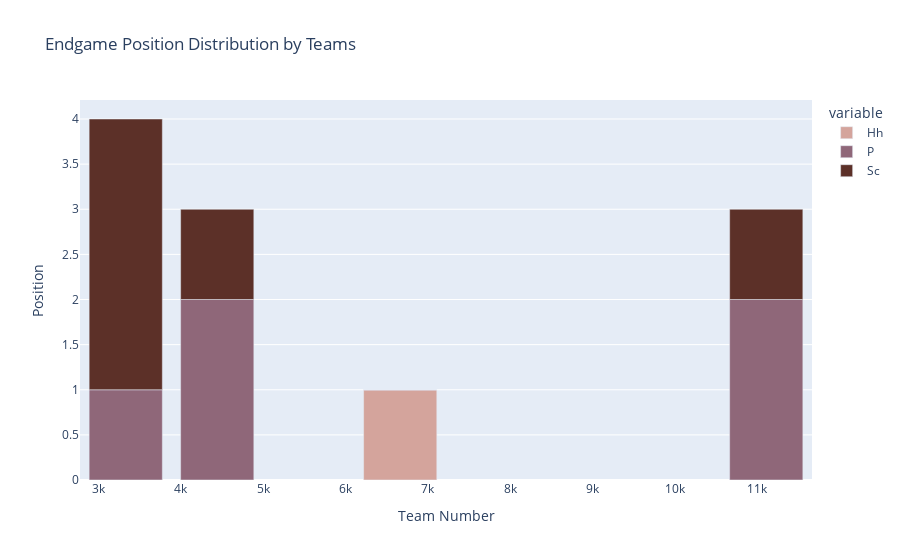
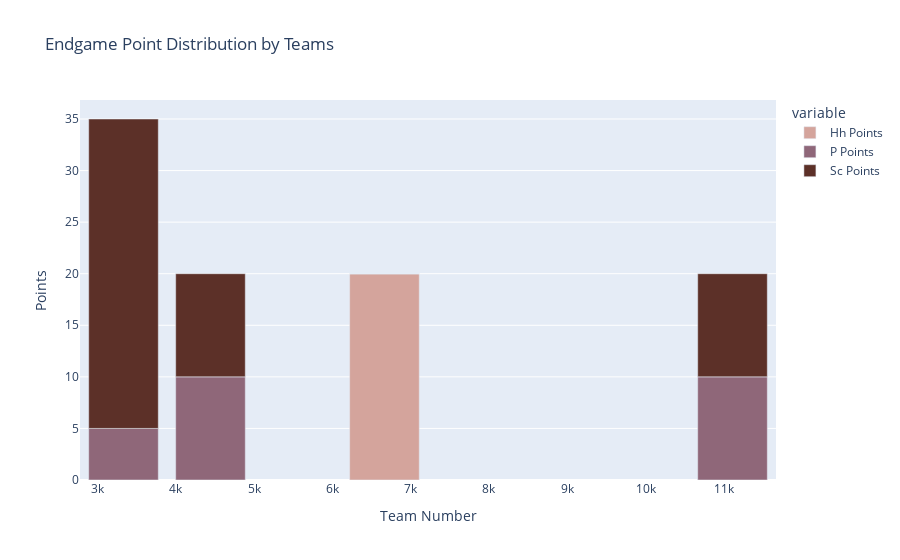

Write notebook code for charts like these, in order.
### Code cell
endgame_df = new_df.groupby("Team Number")["End Position(Endgame)"].value_counts().unstack(fill_value=0).reset_index()
endgame_df["Hh Points"] = endgame_df["Hh"] * 20
endgame_df["P Points"] = endgame_df["P"] * 5
endgame_df["Sc Points"] = endgame_df["Sc"] * 10

custom_colors = ["#D4A49C", "#8F6779", "#5C3028"]

fig_endgame_position_distrib = px.bar(endgame_df, x = "Team Number", y = ["Hh", "P", "Sc"], 
                                   title = "Endgame Position Distribution by Teams", 
                                     color_discrete_sequence=custom_colors)
fig_endgame_position_distrib.update_layout(
    yaxis_title = "Position"
)
fig_endgame_position_distrib.show()

fig_endgame_point_distrib = px.bar(endgame_df, x = "Team Number", y = ["Hh Points", "P Points", "Sc Points"],
                                   title = "Endgame Point Distribution by Teams",
                                  color_discrete_sequence=custom_colors)
fig_endgame_point_distrib.update_layout(  
    yaxis_title = "Points"      
)
fig_endgame_point_distrib.show()

### Figure 1 — Plotly figure (JSON) as saved in the notebook; plotly's stock layout.template omitted (floating-point values rounded to 4 significant figures)
{"data": [{"hovertemplate": "variable=Hh<br>Team Number=%{x}<br>value=%{y}<extra></extra>", "legendgroup": "Hh", "marker": {"color": "#D4A49C", "pattern": {"shape": ""}}, "name": "Hh", "orientation": "v", "showlegend": true, "textposition": "auto", "type": "bar", "x": [3333, 4444, 6666, 11111], "xaxis": "x", "y": [0, 0, 1, 0], "yaxis": "y"}, {"hovertemplate": "variable=P<br>Team Number=%{x}<br>value=%{y}<extra></extra>", "legendgroup": "P", "marker": {"color": "#8F6779", "pattern": {"shape": ""}}, "name": "P", "orientation": "v", "showlegend": true, "textposition": "auto", "type": "bar", "x": [3333, 4444, 6666, 11111], "xaxis": "x", "y": [1, 2, 0, 2], "yaxis": "y"}, {"hovertemplate": "variable=Sc<br>Team Number=%{x}<br>value=%{y}<extra></extra>", "legendgroup": "Sc", "marker": {"color": "#5C3028", "pattern": {"shape": ""}}, "name": "Sc", "orientation": "v", "showlegend": true, "textposition": "auto", "type": "bar", "x": [3333, 4444, 6666, 11111], "xaxis": "x", "y": [3, 1, 0, 1], "yaxis": "y"}], "layout": {"barmode": "relative", "legend": {"title": {"text": "variable"}, "tracegroupgap": 0}, "title": {"text": "Endgame Position Distribution by Teams"}, "xaxis": {"anchor": "y", "domain": [0, 1], "title": {"text": "Team Number"}}, "yaxis": {"anchor": "x", "domain": [0, 1], "title": {"text": "Position"}}}}

### Figure 2 — Plotly figure (JSON) as saved in the notebook; plotly's stock layout.template omitted (floating-point values rounded to 4 significant figures)
{"data": [{"hovertemplate": "variable=Hh Points<br>Team Number=%{x}<br>value=%{y}<extra></extra>", "legendgroup": "Hh Points", "marker": {"color": "#D4A49C", "pattern": {"shape": ""}}, "name": "Hh Points", "orientation": "v", "showlegend": true, "textposition": "auto", "type": "bar", "x": [3333, 4444, 6666, 11111], "xaxis": "x", "y": [0, 0, 20, 0], "yaxis": "y"}, {"hovertemplate": "variable=P Points<br>Team Number=%{x}<br>value=%{y}<extra></extra>", "legendgroup": "P Points", "marker": {"color": "#8F6779", "pattern": {"shape": ""}}, "name": "P Points", "orientation": "v", "showlegend": true, "textposition": "auto", "type": "bar", "x": [3333, 4444, 6666, 11111], "xaxis": "x", "y": [5, 10, 0, 10], "yaxis": "y"}, {"hovertemplate": "variable=Sc Points<br>Team Number=%{x}<br>value=%{y}<extra></extra>", "legendgroup": "Sc Points", "marker": {"color": "#5C3028", "pattern": {"shape": ""}}, "name": "Sc Points", "orientation": "v", "showlegend": true, "textposition": "auto", "type": "bar", "x": [3333, 4444, 6666, 11111], "xaxis": "x", "y": [30, 10, 0, 10], "yaxis": "y"}], "layout": {"barmode": "relative", "legend": {"title": {"text": "variable"}, "tracegroupgap": 0}, "title": {"text": "Endgame Point Distribution by Teams"}, "xaxis": {"anchor": "y", "domain": [0, 1], "title": {"text": "Team Number"}}, "yaxis": {"anchor": "x", "domain": [0, 1], "title": {"text": "Points"}}}}
